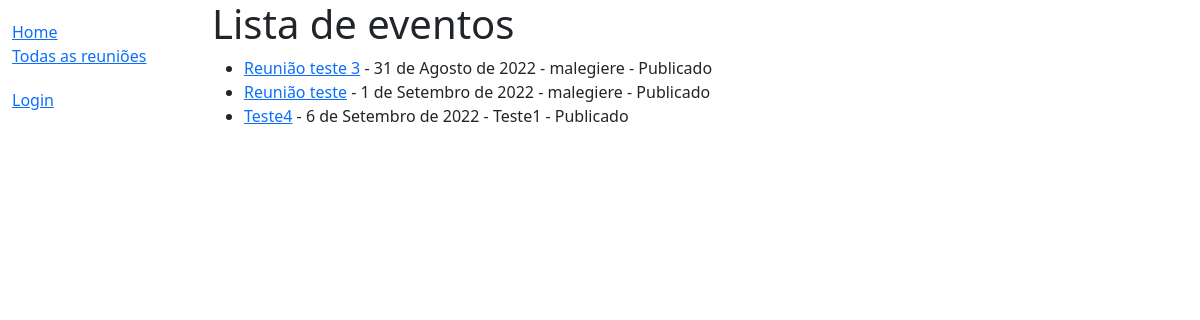
/polls/meeting/, run on the app's committed database.
### polls/models.py (models this page shows, shortened)
class Meeting(models.Model):
    id = models.UUIDField(primary_key=True, default=uuid.uuid4, help_text='ID UNICO')
    name_meeting = models.CharField(max_length=120, verbose_name='Nome da reunião')
    author = models.ForeignKey(User, on_delete=models.SET_NULL, null=True, blank=False, verbose_name='Autor')
    date_meeting = models.DateField(verbose_name='Data da reunião')
    link = models.CharField(max_length=400, blank=True, verbose_name='Link da reunião')
    MEETING_PUBLIC = (
        ('p', 'Publicado'),
        ('a', 'Arquivado')
    )
    public = models.CharField(
        max_length=1,
        choices=MEETING_PUBLIC,
        blank=False,
        default='p',
        help_text='Publicar ou Arquivar',
    )
    MEETING_LOCAL = (
        ('p', 'Presencial'),
        ('o', 'Online')
    )
    local = models.CharField(
        max_length=1,
        choices=MEETING_LOCAL,
        blank=False,
        default='p',
        help_text='Local Reunião',
    )
    MEETING_STATUS = (
        ('p', 'Público'),
        ('f', 'Fechado')
    )
    status = models.CharField(
        max_length=1,
        choices=MEETING_STATUS,
        blank=False,
        default='f',
        help_text='Status da reunião',
    )
    def __str__(self):
        return  self.name_meeting

### polls/views.py (the view)
# urls.py: path('meeting/', views.MeetingListView.as_view(), name='meeting'),
class MeetingListView(generic.ListView):
    model = Meeting
    template_name ='polls/meeting_list.html'
    def get_queryset(self):
        return Meeting.objects.filter().filter(status__exact='p').order_by('public')

### polls/templates/polls/meeting_list.html
{% extends "base.html" %}
{% block content %}
  <h1>Lista de eventos</h1>
  {% if meeting_list %}
  <ul>
    {% for meeting in meeting_list %}
    {% for k,v in meeting.MEETING_PUBLIC %}
      {% if meeting.status == 'p' and k == 'p' %}
        <li>
          <a href="{{ meeting.id }}"> {{ meeting }}</a> - {{ meeting.date_meeting }} - {{ meeting.author }} - {{ v }}
        </li>
      {% endif %}
    {% endfor %}
    {% endfor %}
  </ul>
  {% else %}
    <p>Nenhum evento encontrado.</p>
  {% endif %}
{% endblock %}

### data on the page
Meeting: MEETING_PUBLIC "Reunião teste 3", date_meeting "31 de Agosto de 2022", author "malegiere", MEETING_PUBLIC "Publicado"
Meeting: MEETING_PUBLIC "Reunião teste", date_meeting "1 de Setembro de 2022", author "malegiere", MEETING_PUBLIC "Publicado"
Meeting: MEETING_PUBLIC "Teste4", date_meeting "6 de Setembro de 2022", author "Teste1", MEETING_PUBLIC "Publicado"
